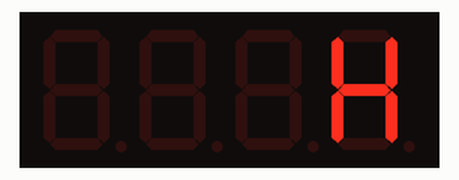
A sketch run on a simulated ESP8266 (Wemos D1 mini). On the bench: 4-digit seven-segment display.

Above: at 1.12 s.
At 7.2 s:
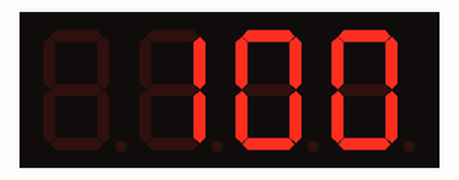
At 18.7 s:
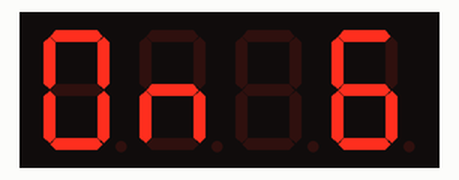
At 23.2 s:
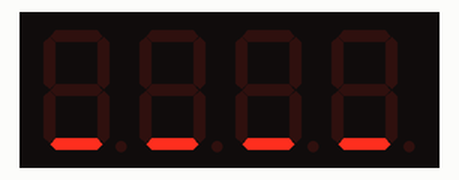
At 27.26 s:
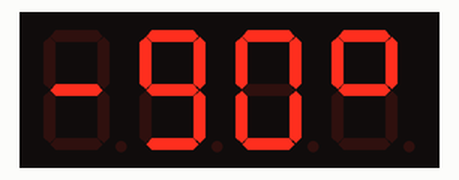
At 36.1 s:
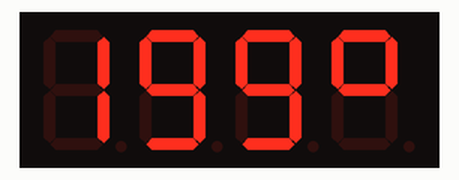

Measured:
- what the display in image 1 shows lasts 4.7 s, from 7.1 s to 11.8 s
- what the display in image 2 shows lasts 1.1 s, from 18.6 s to 19.7 s

The sketch:

TM1637Demo.ino
```cpp
//  TM1637TinyDisplay DEMO Sketch
//  This is a demo sketch for the Arduino TM1637TinyDisplay LED Display library
//
//  Author: Jason A. Cox - @jasonacox
//  Date: 2 July 2020
//

// Includes
#include <Arduino.h>

// Define Digital Pins
#define CLK 4
#define DIO 5

/* Set Display Digits - 4 or 6 */
#define DIGITS 4
/* Set up 6-Digit Display */
#if DIGITS == 6
#include <TM1637TinyDisplay6.h>
TM1637TinyDisplay6 display(CLK, DIO);
#else

/* Set up 4-Digit Display */
#include <TM1637TinyDisplay.h>
TM1637TinyDisplay display(CLK, DIO);
#endif

// Animations created with Tool https://jasonacox.github.io/TM1637TinyDisplay/examples/7-segment-animator.html

const uint8_t ANIMATION1[40][4] PROGMEM = {
  { 0x00, 0x00, 0x00, 0x00 },  // Frame 0
  { 0x01, 0x00, 0x00, 0x00 },  // Frame 1
  { 0x40, 0x01, 0x00, 0x00 },  // Frame 2
  { 0x08, 0x40, 0x00, 0x01 },  // Frame 3
  { 0x00, 0x08, 0x01, 0x40 },  // Frame 4
  { 0x01, 0x00, 0x40, 0x08 },  // Frame 5
  { 0x40, 0x01, 0x08, 0x00 },  // Frame 6
  { 0x08, 0x40, 0x00, 0x01 },  // Frame 7
  { 0x00, 0x08, 0x01, 0x40 },  // Frame 8
  { 0x01, 0x01, 0x40, 0x08 },  // Frame 9
  { 0x40, 0x40, 0x09, 0x00 },  // Frame 10
  { 0x08, 0x08, 0x40, 0x01 },  // Frame 11
  { 0x01, 0x00, 0x08, 0x40 },  // Frame 12
  { 0x40, 0x01, 0x00, 0x08 },  // Frame 13
  { 0x08, 0x40, 0x01, 0x00 },  // Frame 14
  { 0x01, 0x09, 0x41, 0x01 },  // Frame 15
  { 0x40, 0x40, 0x48, 0x40 },  // Frame 16
  { 0x08, 0x08, 0x08, 0x08 },  // Frame 17
  { 0x1c, 0x1c, 0x1c, 0x1c },  // Frame 18
  { 0x3e, 0x3e, 0x3e, 0x3e },  // Frame 19
  { 0x3f, 0x3f, 0x3f, 0x3f },  // Frame 20
  { 0x3f, 0x3f, 0x3f, 0x3f },  // Frame 21
  { 0x3f, 0x3f, 0x3f, 0x3f },  // Frame 22
  { 0x00, 0x00, 0x00, 0x00 },  // Frame 23
  { 0x00, 0x00, 0x00, 0x00 },  // Frame 24
  { 0x3f, 0x3f, 0x3f, 0x3f },  // Frame 25
  { 0x3f, 0x3f, 0x3f, 0x3f },  // Frame 26
  { 0x3f, 0x3f, 0x3f, 0x3f },  // Frame 27
  { 0x00, 0x00, 0x00, 0x00 },  // Frame 28
  { 0x00, 0x00, 0x00, 0x00 },  // Frame 29
  { 0x00, 0x00, 0x00, 0x00 },  // Frame 30
  { 0x3f, 0x3f, 0x3f, 0x3f },  // Frame 31
  { 0x3f, 0x3f, 0x3f, 0x3f },  // Frame 32
  { 0x3f, 0x3f, 0x3f, 0x3f },  // Frame 33
  { 0x00, 0x00, 0x00, 0x00 },  // Frame 34
  { 0x00, 0x00, 0x00, 0x00 },  // Frame 35
  { 0x00, 0x00, 0x00, 0x00 },  // Frame 36
  { 0x3f, 0x3f, 0x3f, 0x3f },  // Frame 37
  { 0x3f, 0x3f, 0x3f, 0x3f },  // Frame 38
  { 0x3f, 0x3f, 0x3f, 0x3f }   // Frame 39
};

const uint8_t ANIMATION2[33][4] PROGMEM = {
  { 0x08, 0x00, 0x00, 0x00 },  // Frame 0
  { 0x00, 0x08, 0x00, 0x00 },  // Frame 1
  { 0x00, 0x00, 0x08, 0x00 },  // Frame 2
  { 0x00, 0x00, 0x00, 0x08 },  // Frame 3
  { 0x00, 0x00, 0x00, 0x04 },  // Frame 4
  { 0x00, 0x00, 0x00, 0x02 },  // Frame 5
  { 0x00, 0x00, 0x00, 0x01 },  // Frame 6
  { 0x00, 0x00, 0x01, 0x00 },  // Frame 7
  { 0x00, 0x01, 0x00, 0x00 },  // Frame 8
  { 0x01, 0x00, 0x00, 0x00 },  // Frame 9
  { 0x20, 0x00, 0x00, 0x00 },  // Frame 10
  { 0x10, 0x00, 0x00, 0x00 },  // Frame 11
  { 0x08, 0x00, 0x00, 0x00 },  // Frame 12
  { 0x00, 0x08, 0x00, 0x00 },  // Frame 13
  { 0x00, 0x00, 0x08, 0x00 },  // Frame 14
  { 0x00, 0x00, 0x04, 0x00 },  // Frame 15
  { 0x00, 0x00, 0x02, 0x00 },  // Frame 16
  { 0x00, 0x00, 0x01, 0x00 },  // Frame 17
  { 0x00, 0x01, 0x00, 0x00 },  // Frame 18
  { 0x00, 0x20, 0x00, 0x00 },  // Frame 19
  { 0x00, 0x10, 0x00, 0x00 },  // Frame 20
  { 0x00, 0x08, 0x00, 0x00 },  // Frame 21
  { 0x00, 0x00, 0x08, 0x00 },  // Frame 22
  { 0x00, 0x00, 0x00, 0x08 },  // Frame 23
  { 0x00, 0x00, 0x00, 0x04 },  // Frame 24
  { 0x00, 0x00, 0x00, 0x02 },  // Frame 25
  { 0x00, 0x00, 0x00, 0x01 },  // Frame 26
  { 0x00, 0x00, 0x01, 0x00 },  // Frame 27
  { 0x00, 0x01, 0x00, 0x00 },  // Frame 28
  { 0x01, 0x00, 0x00, 0x00 },  // Frame 29
  { 0x20, 0x00, 0x00, 0x00 },  // Frame 30
  { 0x10, 0x00, 0x00, 0x00 },  // Frame 31
  { 0x00, 0x00, 0x00, 0x00 }   // Frame 32
};

const uint8_t ANIMATION3[218][4] PROGMEM = {
  { 0x08, 0x00, 0x00, 0x00 },  // Frame 0
  { 0x40, 0x08, 0x00, 0x00 },  // Frame 1
  { 0x01, 0x40, 0x08, 0x00 },  // Frame 2
  { 0x00, 0x01, 0x40, 0x08 },  // Frame 3
  { 0x00, 0x00, 0x01, 0x40 },  // Frame 4
  { 0x00, 0x00, 0x00, 0x01 },  // Frame 5
  { 0x00, 0x00, 0x00, 0x00 },  // Frame 6
  { 0x63, 0x00, 0x00, 0x00 },  // Frame 7
  { 0x00, 0x5c, 0x00, 0x00 },  // Frame 8
  { 0x00, 0x00, 0x63, 0x00 },  // Frame 9
  { 0x00, 0x00, 0x00, 0x5c },  // Frame 10
  { 0x00, 0x00, 0x00, 0x00 },  // Frame 11
  { 0x01, 0x01, 0x01, 0x01 },  // Frame 12
  { 0x41, 0x41, 0x41, 0x41 },  // Frame 13
  { 0x49, 0x49, 0x49, 0x49 },  // Frame 14
  { 0x79, 0x49, 0x49, 0x49 },  // Frame 15
  { 0x7f, 0x49, 0x49, 0x49 },  // Frame 16
  { 0x7f, 0x79, 0x49, 0x49 },  // Frame 17
  { 0x7f, 0x7f, 0x49, 0x49 },  // Frame 18
  { 0x7f, 0x7f, 0x79, 0x49 },  // Frame 19
  { 0x7f, 0x7f, 0x7f, 0x49 },  // Frame 20
  { 0x7f, 0x7f, 0x7f, 0x79 },  // Frame 21
  { 0x7f, 0x7f, 0x7f, 0x7f },  // Frame 22
  { 0x3f, 0x7f, 0x7f, 0x7f },  // Frame 23
  { 0x3f, 0x3f, 0x7f, 0x7f },  // Frame 24
  { 0x3f, 0x3f, 0x3f, 0x7f },  // Frame 25
  { 0x3f, 0x3f, 0x3f, 0x3f },  // Frame 26
  { 0x1e, 0x3f, 0x3f, 0x3f },  // Frame 27
  { 0x0c, 0x3f, 0x3f, 0x3f },  // Frame 28
  { 0x00, 0x1e, 0x3f, 0x3f },  // Frame 29
  { 0x00, 0x0c, 0x3f, 0x3f },  // Frame 30
  { 0x00, 0x00, 0x1e, 0x3f },  // Frame 31
  { 0x00, 0x00, 0x0c, 0x3f },  // Frame 32
  { 0x00, 0x00, 0x00, 0x1e },  // Frame 33
  { 0x00, 0x00, 0x00, 0x0c },  // Frame 34
  { 0x00, 0x00, 0x00, 0x00 },  // Frame 35
  { 0x00, 0x00, 0x00, 0x08 },  // Frame 36
  { 0x00, 0x00, 0x00, 0x10 },  // Frame 37
  { 0x00, 0x00, 0x00, 0x20 },  // Frame 38
  { 0x00, 0x00, 0x00, 0x01 },  // Frame 39
  { 0x00, 0x00, 0x00, 0x02 },  // Frame 40
  { 0x00, 0x00, 0x00, 0x04 },  // Frame 41
  { 0x00, 0x00, 0x00, 0x08 },  // Frame 42
  { 0x00, 0x00, 0x08, 0x00 },  // Frame 43
  { 0x00, 0x00, 0x10, 0x00 },  // Frame 44
  { 0x00, 0x00, 0x20, 0x00 },  // Frame 45
  { 0x00, 0x00, 0x01, 0x00 },  // Frame 46
  { 0x00, 0x00, 0x02, 0x00 },  // Frame 47
  { 0x00, 0x00, 0x04, 0x00 },  // Frame 48
  { 0x00, 0x00, 0x08, 0x00 },  // Frame 49
  { 0x00, 0x08, 0x00, 0x00 },  // Frame 50
  { 0x00, 0x10, 0x00, 0x00 },  // Frame 51
  { 0x00, 0x20, 0x00, 0x00 },  // Frame 52
  { 0x00, 0x01, 0x00, 0x00 },  // Frame 53
  { 0x00, 0x02, 0x00, 0x00 },  // Frame 54
  { 0x00, 0x04, 0x00, 0x00 },  // Frame 55
  { 0x00, 0x08, 0x00, 0x00 },  // Frame 56
  { 0x08, 0x00, 0x00, 0x00 },  // Frame 57
  { 0x10, 0x00, 0x00, 0x00 },  // Frame 58
  { 0x20, 0x00, 0x00, 0x00 },  // Frame 59
  { 0x01, 0x00, 0x00, 0x00 },  // Frame 60
  { 0x02, 0x00, 0x00, 0x00 },  // Frame 61
  { 0x04, 0x00, 0x00, 0x00 },  // Frame 62
  { 0x08, 0x00, 0x00, 0x00 },  // Frame 63
  { 0x18, 0x00, 0x00, 0x00 },  // Frame 64
  { 0x38, 0x00, 0x00, 0x00 },  // Frame 65
  { 0x39, 0x00, 0x00, 0x00 },  // Frame 66
  { 0x39, 0x01, 0x00, 0x00 },  // Frame 67
  { 0x39, 0x01, 0x01, 0x00 },  // Frame 68
  { 0x39, 0x01, 0x01, 0x01 },  // Frame 69
  { 0x39, 0x01, 0x01, 0x03 },  // Frame 70
  { 0x39, 0x01, 0x01, 0x07 },  // Frame 71
  { 0x39, 0x01, 0x01, 0x0f },  // Frame 72
  { 0x39, 0x01, 0x09, 0x0f },  // Frame 73
  { 0x39, 0x09, 0x09, 0x0f },  // Frame 74
  { 0x06, 0x09, 0x09, 0x30 },  // Frame 75
  { 0x00, 0x39, 0x0f, 0x00 },  // Frame 76
  { 0x00, 0x06, 0x30, 0x00 },  // Frame 77
  { 0x00, 0x46, 0x70, 0x00 },  // Frame 78
  { 0x40, 0x06, 0x30, 0x40 },  // Frame 79
  { 0x30, 0x06, 0x30, 0x06 },  // Frame 80
  { 0x30, 0x30, 0x06, 0x06 },  // Frame 81
  { 0x36, 0x00, 0x00, 0x36 },  // Frame 82
  { 0x30, 0x00, 0x00, 0x06 },  // Frame 83
  { 0x00, 0x00, 0x00, 0x00 },  // Frame 84
  { 0x4c, 0x00, 0x00, 0x00 },  // Frame 85
  { 0x00, 0x4c, 0x00, 0x00 },  // Frame 86
  { 0x00, 0x00, 0x4c, 0x00 },  // Frame 87
  { 0x00, 0x00, 0x00, 0x4c },  // Frame 88
  { 0x00, 0x00, 0x00, 0x00 },  // Frame 89
  { 0x00, 0x00, 0x00, 0x61 },  // Frame 90
  { 0x00, 0x00, 0x61, 0x00 },  // Frame 91
  { 0x00, 0x61, 0x00, 0x00 },  // Frame 92
  { 0x61, 0x00, 0x00, 0x00 },  // Frame 93
  { 0x00, 0x00, 0x00, 0x00 },  // Frame 94
  { 0x00, 0x00, 0x08, 0x00 },  // Frame 95
  { 0x00, 0x00, 0x5c, 0x00 },  // Frame 96
  { 0x00, 0x08, 0x7f, 0x08 },  // Frame 97
  { 0x00, 0x0c, 0x7f, 0x18 },  // Frame 98
  { 0x00, 0x5e, 0x7f, 0x7c },  // Frame 99
  { 0x08, 0x7f, 0x7f, 0x7f },  // Frame 100
  { 0x0c, 0x7f, 0x7f, 0x7f },  // Frame 101
  { 0x5e, 0x7f, 0x7f, 0x7f },  // Frame 102
  { 0x7f, 0x7f, 0x7f, 0x7f },  // Frame 103
  { 0x7e, 0x7e, 0x7e, 0x7e },  // Frame 104
  { 0x3f, 0x3f, 0x3f, 0x3f },  // Frame 105
  { 0x77, 0x77, 0x77, 0x77 },  // Frame 106
  { 0x7f, 0x7f, 0x7f, 0x7f },  // Frame 107
  { 0x00, 0x00, 0x00, 0x00 },  // Frame 108
  { 0x00, 0x00, 0x00, 0x00 },  // Frame 109
  { 0x7f, 0x7f, 0x7f, 0x7f },  // Frame 110
  { 0x7f, 0x7f, 0x7f, 0x7f },  // Frame 111
  { 0x3f, 0x3f, 0x3f, 0x3f },  // Frame 112
  { 0x3f, 0x3f, 0x3f, 0x3f },  // Frame 113
  { 0x3f, 0x3f, 0x3f, 0x39 },  // Frame 114
  { 0x3f, 0x3f, 0x3f, 0x30 },  // Frame 115
  { 0x3f, 0x3f, 0x3f, 0x00 },  // Frame 116
  { 0x3f, 0x3f, 0x39, 0x00 },  // Frame 117
  { 0x3f, 0x3f, 0x30, 0x00 },  // Frame 118
  { 0x3f, 0x3f, 0x00, 0x00 },  // Frame 119
  { 0x3f, 0x39, 0x00, 0x00 },  // Frame 120
  { 0x3f, 0x30, 0x00, 0x00 },  // Frame 121
  { 0x3f, 0x00, 0x00, 0x00 },  // Frame 122
  { 0x39, 0x00, 0x00, 0x00 },  // Frame 123
  { 0x30, 0x00, 0x00, 0x00 },  // Frame 124
  { 0x00, 0x00, 0x00, 0x00 },  // Frame 125
  { 0x38, 0x00, 0x00, 0x00 },  // Frame 126
  { 0x3f, 0x38, 0x00, 0x00 },  // Frame 127
  { 0x38, 0x3f, 0x38, 0x00 },  // Frame 128
  { 0x00, 0x38, 0x3f, 0x38 },  // Frame 129
  { 0x00, 0x00, 0x38, 0x3f },  // Frame 130
  { 0x00, 0x00, 0x00, 0x38 },  // Frame 131
  { 0x00, 0x00, 0x00, 0x00 },  // Frame 132
  { 0x40, 0x00, 0x00, 0x00 },  // Frame 133
  { 0x00, 0x40, 0x00, 0x00 },  // Frame 134
  { 0x00, 0x00, 0x40, 0x00 },  // Frame 135
  { 0x00, 0x00, 0x00, 0x46 },  // Frame 136
  { 0x00, 0x00, 0x00, 0x39 },  // Frame 137
  { 0x40, 0x00, 0x06, 0x09 },  // Frame 138
  { 0x00, 0x40, 0x39, 0x09 },  // Frame 139
  { 0x40, 0x06, 0x09, 0x09 },  // Frame 140
  { 0x00, 0x39, 0x09, 0x09 },  // Frame 141
  { 0x46, 0x09, 0x09, 0x09 },  // Frame 142
  { 0x39, 0x09, 0x09, 0x09 },  // Frame 143
  { 0x09, 0x09, 0x09, 0x0f },  // Frame 144
  { 0x09, 0x09, 0x09, 0x79 },  // Frame 145
  { 0x09, 0x09, 0x0f, 0x00 },  // Frame 146
  { 0x09, 0x09, 0x79, 0x00 },  // Frame 147
  { 0x09, 0x0f, 0x09, 0x00 },  // Frame 148
  { 0x09, 0x79, 0x00, 0x00 },  // Frame 149
  { 0x0f, 0x09, 0x00, 0x00 },  // Frame 150
  { 0x79, 0x00, 0x00, 0x00 },  // Frame 151
  { 0x30, 0x00, 0x00, 0x00 },  // Frame 152
  { 0x00, 0x00, 0x00, 0x00 },  // Frame 153
  { 0x01, 0x00, 0x00, 0x00 },  // Frame 154
  { 0x08, 0x00, 0x00, 0x00 },  // Frame 155
  { 0x00, 0x01, 0x00, 0x00 },  // Frame 156
  { 0x00, 0x08, 0x00, 0x00 },  // Frame 157
  { 0x00, 0x00, 0x01, 0x00 },  // Frame 158
  { 0x00, 0x00, 0x08, 0x00 },  // Frame 159
  { 0x00, 0x00, 0x00, 0x01 },  // Frame 160
  { 0x00, 0x00, 0x00, 0x08 },  // Frame 161
  { 0x00, 0x00, 0x00, 0x00 },  // Frame 162
  { 0x00, 0x00, 0x00, 0x6d },  // Frame 163
  { 0x00, 0x00, 0x6d, 0x73 },  // Frame 164
  { 0x00, 0x6d, 0x73, 0x77 },  // Frame 165
  { 0x6d, 0x73, 0x77, 0x39 },  // Frame 166
  { 0x73, 0x77, 0x39, 0x79 },  // Frame 167
  { 0x77, 0x39, 0x79, 0x00 },  // Frame 168
  { 0x39, 0x79, 0x00, 0x00 },  // Frame 169
  { 0x79, 0x00, 0x00, 0x00 },  // Frame 170
  { 0x00, 0x00, 0x00, 0x00 },  // Frame 171
  { 0x79, 0x00, 0x00, 0x00 },  // Frame 172
  { 0x00, 0x79, 0x00, 0x00 },  // Frame 173
  { 0x00, 0x00, 0x79, 0x00 },  // Frame 174
  { 0x00, 0x00, 0x00, 0x79 },  // Frame 175
  { 0x10, 0x00, 0x00, 0x79 },  // Frame 176
  { 0x74, 0x00, 0x00, 0x79 },  // Frame 177
  { 0x00, 0x74, 0x00, 0x79 },  // Frame 178
  { 0x00, 0x00, 0x74, 0x79 },  // Frame 179
  { 0x78, 0x00, 0x74, 0x79 },  // Frame 180
  { 0x00, 0x78, 0x74, 0x79 },  // Frame 181
  { 0x00, 0x78, 0x74, 0x79 },  // Frame 182
  { 0x00, 0x78, 0x74, 0x79 },  // Frame 183
  { 0x78, 0x74, 0x79, 0x00 },  // Frame 184
  { 0x74, 0x79, 0x00, 0x00 },  // Frame 185
  { 0x79, 0x00, 0x00, 0x00 },  // Frame 186
  { 0x79, 0x00, 0x00, 0x00 },  // Frame 187
  { 0x79, 0x00, 0x00, 0x04 },  // Frame 188
  { 0x79, 0x00, 0x00, 0x54 },  // Frame 189
  { 0x79, 0x00, 0x54, 0x00 },  // Frame 190
  { 0x79, 0x54, 0x00, 0x00 },  // Frame 191
  { 0x79, 0x54, 0x00, 0x04 },  // Frame 192
  { 0x79, 0x54, 0x00, 0x5e },  // Frame 193
  { 0x79, 0x54, 0x04, 0x30 },  // Frame 194
  { 0x79, 0x54, 0x5e, 0x00 },  // Frame 195
  { 0x79, 0x54, 0x5e, 0x00 },  // Frame 196
  { 0x79, 0x55, 0x5e, 0x02 },  // Frame 197
  { 0x79, 0x54, 0x5e, 0x10 },  // Frame 198
  { 0xf9, 0x54, 0x5e, 0x20 },  // Frame 199
  { 0x79, 0xd4, 0x5e, 0x08 },  // Frame 200
  { 0x79, 0x54, 0x5e, 0x00 },  // Frame 201
  { 0x69, 0x54, 0x5e, 0x00 },  // Frame 202
  { 0x79, 0x54, 0x5e, 0x00 },  // Frame 203
  { 0x79, 0x54, 0x1e, 0x00 },  // Frame 204
  { 0x79, 0x54, 0x5e, 0x00 },  // Frame 205
  { 0x79, 0x14, 0x5e, 0x00 },  // Frame 206
  { 0x68, 0x14, 0x5e, 0x00 },  // Frame 207
  { 0x68, 0x14, 0x1e, 0x00 },  // Frame 208
  { 0x68, 0x14, 0x16, 0x00 },  // Frame 209
  { 0x68, 0x04, 0x16, 0x00 },  // Frame 210
  { 0x28, 0x04, 0x16, 0x00 },  // Frame 211
  { 0x28, 0x04, 0x14, 0x00 },  // Frame 212
  { 0x08, 0x04, 0x14, 0x00 },  // Frame 213
  { 0x08, 0x04, 0x04, 0x00 },  // Frame 214
  { 0x00, 0x04, 0x04, 0x00 },  // Frame 215
  { 0x00, 0x00, 0x04, 0x00 },  // Frame 216
  { 0x00, 0x00, 0x00, 0x00 }   // Frame 217
};

void setup() {
  display.setBrightness(BRIGHT_7);
  display.showNumber(1234);
  delay(1000);

}
void loop() {

  // Say Hello
  display.showString("HELLO");
  delay(500);

  // Clear Screen
  display.clear();

  // We can count!
  for (int x = -110; x <= 100; x++) {
    display.showNumber(x);
    yield(); // Keep watchdog timer happy
  }
  delay(500);

  for (int x = -100; x < 100; x = x + 1) {
    display.showNumber((float)x / 10.0);
    yield(); // Keep watchdog timer happy
  }
  delay(500);

  // Demo Brightness Levels
  char string[10];
  for (int x = 0; x < 8; x++) {
    display.setBrightness(x);
    sprintf(string, "On %d", x);
    display.showString(string);
    delay(1000);
  }

  // Demo Horizontal Level Meter
  for (int count = 0; count < 3; count++) {
    for (int x = 0; x <= 100; x = x + 10) {
      display.showLevel(x, true);
      delay(20);
    }
    for (int x = 100; x >= 0; x = x - 10) {
      display.showLevel(x, true);
      delay(20);
    }
  }
  // Demo Vertical Level Meter
  for (int count = 0; count < 3; count++) {
    for (int x = 0; x <= 100; x = x + 10) {
      display.showLevel(x, false);
      delay(20);
    }
    for (int x = 100; x >= 0; x = x - 10) {
      display.showLevel(x, false);
      delay(20);
    }
  }
  delay(1000);

  // Demo split screen for temperature
  display.showString("\xB0", 1, 3);        // Degree Mark, length=1, position=3 (right)
  for (int x = -90; x < 200; x++) {
    display.showNumber(x, false, 3, 0);    // Number, length=3, position=0 (left)
    delay(10);
  }
  delay(1000);

  // Animation sequences - All in PROGMEM flash memory
  display.clear();
  display.showString("For Fun");
  delay(1000);
  display.showAnimation_P(ANIMATION1, FRAMES(ANIMATION1), TIME_MS(50));
  display.showAnimation_P(ANIMATION2, FRAMES(ANIMATION2), TIME_MS(50));
  display.showAnimation_P(ANIMATION3, FRAMES(ANIMATION3), TIME_MS(50));

  delay(5000);

}
```
